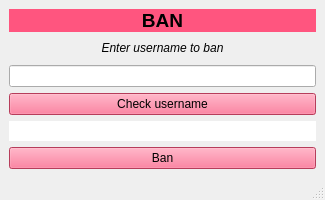
<?xml version="1.0" encoding="UTF-8"?>
<ui version="4.0">
 <class>MainBan</class>
 <widget class="QMainWindow" name="MainBan">
  <property name="geometry">
   <rect>
    <x>0</x>
    <y>0</y>
    <width>325</width>
    <height>200</height>
   </rect>
  </property>
  <property name="minimumSize">
   <size>
    <width>325</width>
    <height>200</height>
   </size>
  </property>
  <property name="windowTitle">
   <string>MainWindow</string>
  </property>
  <widget class="QWidget" name="centralwidget">
   <layout class="QGridLayout" name="gridLayout_2">
    <item row="0" column="0">
     <layout class="QGridLayout" name="gridLayout">
      <item row="3" column="0">
       <widget class="QPushButton" name="pushButton">
        <property name="styleSheet">
         <string notr="true">background-color: rgb(255, 85, 127);</string>
        </property>
        <property name="text">
         <string>Check username</string>
        </property>
       </widget>
      </item>
      <item row="5" column="0">
       <widget class="QPushButton" name="ban_user_btn">
        <property name="styleSheet">
         <string notr="true">
background-color: rgb(255, 85, 127);</string>
        </property>
        <property name="text">
         <string>Ban</string>
        </property>
       </widget>
      </item>
      <item row="0" column="0">
       <widget class="QLabel" name="ban_label">
        <property name="styleSheet">
         <string notr="true">background-color: rgb(255, 85, 127);</string>
        </property>
        <property name="text">
         <string>&lt;html&gt;&lt;head/&gt;&lt;body&gt;&lt;p align=&quot;center&quot;&gt;&lt;span style=&quot; font-size:14pt; font-weight:600;&quot;&gt;BAN&lt;/span&gt;&lt;/p&gt;&lt;/body&gt;&lt;/html&gt;</string>
        </property>
       </widget>
      </item>
      <item row="2" column="0">
       <widget class="QLineEdit" name="name_input"/>
      </item>
      <item row="1" column="0">
       <widget class="QLabel" name="enter_label">
        <property name="text">
         <string>&lt;html&gt;&lt;head/&gt;&lt;body&gt;&lt;p align=&quot;center&quot;&gt;&lt;span style=&quot; font-size:9pt; font-style:italic;&quot;&gt;Enter username to ban&lt;/span&gt;&lt;/p&gt;&lt;/body&gt;&lt;/html&gt;</string>
        </property>
       </widget>
      </item>
      <item row="4" column="0">
       <widget class="QLabel" name="label">
        <property name="styleSheet">
         <string notr="true">background-color: rgb(255, 255, 255);</string>
        </property>
        <property name="text">
         <string/>
        </property>
       </widget>
      </item>
     </layout>
    </item>
   </layout>
  </widget>
  <widget class="QMenuBar" name="menubar">
   <property name="geometry">
    <rect>
     <x>0</x>
     <y>0</y>
     <width>325</width>
     <height>18</height>
    </rect>
   </property>
  </widget>
  <widget class="QStatusBar" name="statusbar"/>
 </widget>
 <resources/>
 <connections/>
</ui>
